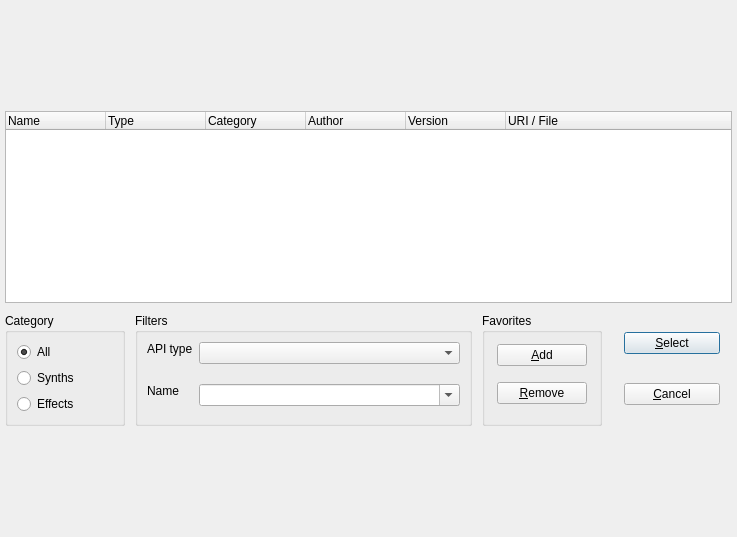
<?xml version="1.0" encoding="UTF-8"?>
<ui version="4.0">
 <class>SynthDialogBase</class>
 <widget class="QDialog" name="SynthDialogBase">
  <property name="geometry">
   <rect>
    <x>0</x>
    <y>0</y>
    <width>737</width>
    <height>537</height>
   </rect>
  </property>
  <property name="windowTitle">
   <string>Dialog</string>
  </property>
  <layout class="QGridLayout" name="gridLayout_2">
   <property name="leftMargin">
    <number>3</number>
   </property>
   <property name="topMargin">
    <number>3</number>
   </property>
   <property name="rightMargin">
    <number>3</number>
   </property>
   <property name="bottomMargin">
    <number>3</number>
   </property>
   <property name="spacing">
    <number>3</number>
   </property>
   <item row="0" column="0">
    <layout class="QGridLayout" name="gridLayout" rowstretch="0,1,0" columnstretch="0,1,0,0" columnminimumwidth="120,0,120,120">
     <property name="leftMargin">
      <number>2</number>
     </property>
     <property name="topMargin">
      <number>0</number>
     </property>
     <property name="rightMargin">
      <number>2</number>
     </property>
     <property name="bottomMargin">
      <number>10</number>
     </property>
     <property name="spacing">
      <number>10</number>
     </property>
     <item row="1" column="0" colspan="4">
      <widget class="QTreeWidget" name="pList">
       <property name="sizePolicy">
        <sizepolicy hsizetype="Expanding" vsizetype="Maximum">
         <horstretch>0</horstretch>
         <verstretch>0</verstretch>
        </sizepolicy>
       </property>
       <attribute name="headerCascadingSectionResizes">
        <bool>false</bool>
       </attribute>
       <attribute name="headerStretchLastSection">
        <bool>true</bool>
       </attribute>
       <column>
        <property name="text">
         <string>Name</string>
        </property>
       </column>
       <column>
        <property name="text">
         <string>Type</string>
        </property>
       </column>
       <column>
        <property name="text">
         <string>Category</string>
        </property>
       </column>
       <column>
        <property name="text">
         <string>Author</string>
        </property>
       </column>
       <column>
        <property name="text">
         <string>Version</string>
        </property>
       </column>
       <column>
        <property name="text">
         <string>URI / File</string>
        </property>
       </column>
      </widget>
     </item>
     <item row="2" column="2">
      <widget class="QGroupBox" name="groupBox">
       <property name="title">
        <string>Favorites</string>
       </property>
       <layout class="QVBoxLayout" name="verticalLayout_6">
        <property name="leftMargin">
         <number>12</number>
        </property>
        <property name="topMargin">
         <number>1</number>
        </property>
        <property name="rightMargin">
         <number>12</number>
        </property>
        <item>
         <widget class="QPushButton" name="pbAddFav">
          <property name="text">
           <string>&amp;Add</string>
          </property>
         </widget>
        </item>
        <item>
         <widget class="QPushButton" name="pbRemoveFav">
          <property name="text">
           <string>&amp;Remove</string>
          </property>
         </widget>
        </item>
       </layout>
      </widget>
     </item>
     <item row="2" column="1">
      <widget class="QGroupBox" name="groupBox_2">
       <property name="title">
        <string>Filters</string>
       </property>
       <layout class="QVBoxLayout" name="verticalLayout_2">
        <item>
         <layout class="QFormLayout" name="formLayout">
          <property name="verticalSpacing">
           <number>20</number>
          </property>
          <property name="topMargin">
           <number>0</number>
          </property>
          <item row="1" column="0">
           <widget class="QLabel" name="label_2">
            <property name="maximumSize">
             <size>
              <width>16777215</width>
              <height>14</height>
             </size>
            </property>
            <property name="text">
             <string>API type</string>
            </property>
           </widget>
          </item>
          <item row="1" column="1">
           <widget class="QComboBox" name="pluginType"/>
          </item>
          <item row="2" column="0">
           <widget class="QLabel" name="label">
            <property name="maximumSize">
             <size>
              <width>16777215</width>
              <height>14</height>
             </size>
            </property>
            <property name="text">
             <string>Name</string>
            </property>
           </widget>
          </item>
          <item row="2" column="1">
           <widget class="QComboBox" name="filterBox">
            <property name="enabled">
             <bool>true</bool>
            </property>
            <property name="editable">
             <bool>true</bool>
            </property>
           </widget>
          </item>
         </layout>
        </item>
       </layout>
      </widget>
     </item>
     <item row="2" column="3">
      <layout class="QVBoxLayout" name="verticalLayout_5">
       <property name="leftMargin">
        <number>12</number>
       </property>
       <property name="rightMargin">
        <number>12</number>
       </property>
       <item>
        <widget class="QPushButton" name="okB">
         <property name="sizePolicy">
          <sizepolicy hsizetype="Minimum" vsizetype="Fixed">
           <horstretch>0</horstretch>
           <verstretch>0</verstretch>
          </sizepolicy>
         </property>
         <property name="text">
          <string>&amp;Select</string>
         </property>
         <property name="default">
          <bool>true</bool>
         </property>
        </widget>
       </item>
       <item>
        <widget class="QPushButton" name="cancelB">
         <property name="sizePolicy">
          <sizepolicy hsizetype="Minimum" vsizetype="Fixed">
           <horstretch>0</horstretch>
           <verstretch>0</verstretch>
          </sizepolicy>
         </property>
         <property name="text">
          <string>&amp;Cancel</string>
         </property>
        </widget>
       </item>
      </layout>
     </item>
     <item row="0" column="0" colspan="4">
      <widget class="QTabBar" name="tabBar" native="true"/>
     </item>
     <item row="2" column="0">
      <widget class="QGroupBox" name="groupBox">
       <property name="title">
        <string>Category</string>
       </property>
       <layout class="QVBoxLayout" name="verticalLayout">
        <property name="leftMargin">
         <number>9</number>
        </property>
        <item>
         <widget class="QRadioButton" name="rbAll">
          <property name="text">
           <string>All</string>
          </property>
          <property name="checked">
           <bool>true</bool>
          </property>
          <attribute name="buttonGroup">
           <string notr="true">catButtonGroup</string>
          </attribute>
         </widget>
        </item>
        <item>
         <widget class="QRadioButton" name="rbSynths">
          <property name="text">
           <string>Synths</string>
          </property>
          <attribute name="buttonGroup">
           <string notr="true">catButtonGroup</string>
          </attribute>
         </widget>
        </item>
        <item>
         <widget class="QRadioButton" name="rbEffects">
          <property name="text">
           <string>Effects</string>
          </property>
          <attribute name="buttonGroup">
           <string notr="true">catButtonGroup</string>
          </attribute>
         </widget>
        </item>
       </layout>
      </widget>
     </item>
    </layout>
   </item>
  </layout>
 </widget>
 <customwidgets>
  <customwidget>
   <class>QTabBar</class>
   <extends>QWidget</extends>
   <header location="global">qtabbar.h</header>
   <container>1</container>
  </customwidget>
 </customwidgets>
 <resources/>
 <connections/>
 <buttongroups>
  <buttongroup name="catButtonGroup"/>
 </buttongroups>
</ui>
